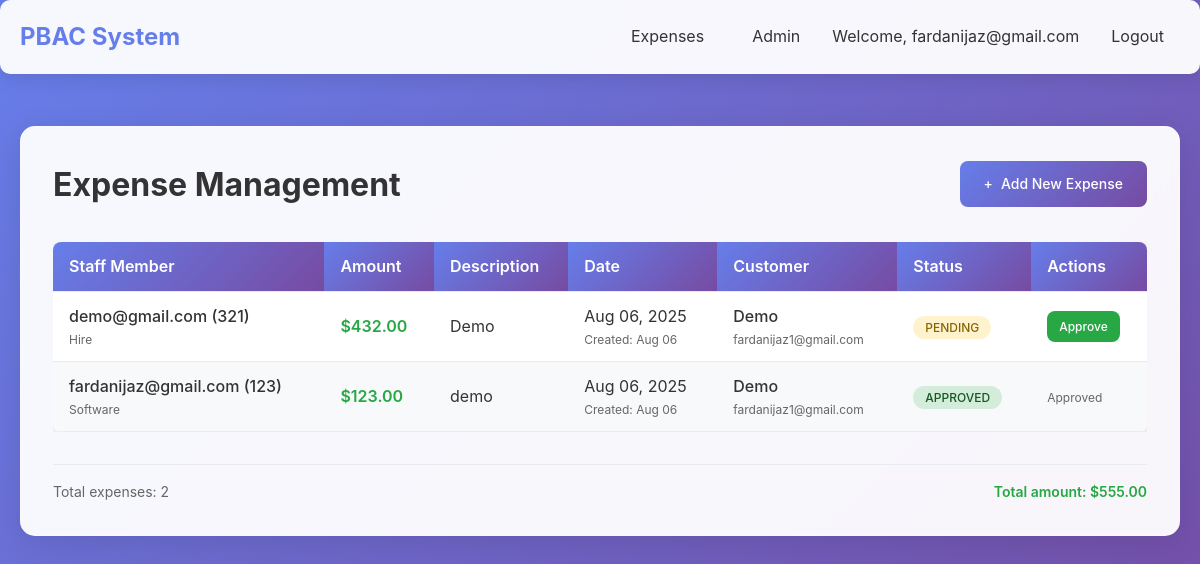
Before: /expenses/ (signed in) with the older database file.
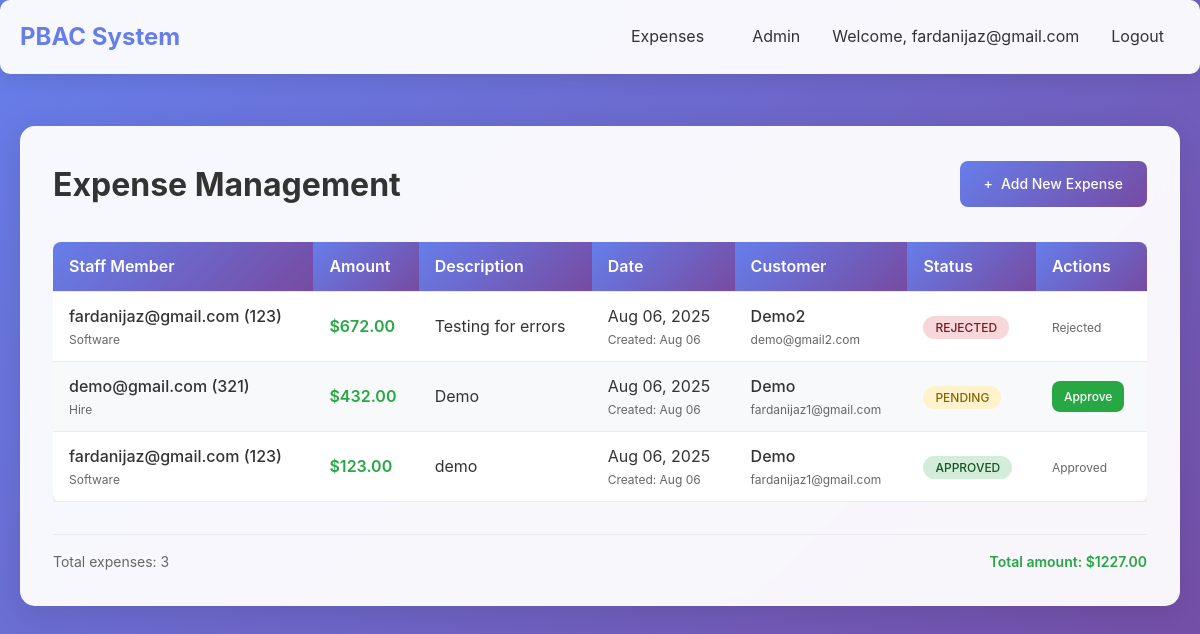
After: the same page with the newer database file.
### accounts/models.py (models this page shows, shortened)
class CustomUser(AbstractBaseUser, PermissionsMixin):
    email = models.EmailField(unique=True)
    first_name = models.CharField(max_length=30, blank=True)
    last_name = models.CharField(max_length=30, blank=True)
    is_staff = models.BooleanField(default=False)
    is_active = models.BooleanField(default=True)
    date_joined = models.DateTimeField(default=timezone.now)
    objects = CustomUserManager()
    USERNAME_FIELD = 'email'
    REQUIRED_FIELDS = []

class Expenses(models.Model):
    STATUS_CHOICES = [
        ('pending', 'Pending'),
        ('approved', 'Approved'),
        ('rejected', 'Rejected'),
        ('reimbursed', 'Reimbursed'),
    ]
    staff = models.ForeignKey(
        'Staff',
        on_delete=models.CASCADE,
        related_name='expenses'
    )
    customer = models.ForeignKey(
        'Customer',
        on_delete=models.SET_NULL,
        related_name='customer_expenses',
        blank=True,
        null=True
    )
    amount = models.DecimalField(max_digits=10, decimal_places=2)
    description = models.TextField()
    date_incurred = models.DateField(db_index=True)
    status = models.CharField(
        max_length=10,
        choices=STATUS_CHOICES,
        default='pending',
        db_index=True
    )
    created_at = models.DateTimeField(auto_now_add=True)
    updated_at = models.DateTimeField(auto_now=True)
    class Meta:
        verbose_name = 'Expense'
        verbose_name_plural = 'Expenses'
        ordering = ['-date_incurred', '-created_at']
        indexes = [
            models.Index(fields=['status', 'date_incurred']),
            models.Index(fields=['staff', 'status']),
        ]
        permissions = [
            ("can_approve_expense", "Can approve expense"),
        ]

class Staff(models.Model):
    user = models.OneToOneField(
        'CustomUser',
        on_delete=models.CASCADE,
        related_name='staff_profile'
    )
    employee_id = models.CharField(max_length=20, unique=True)
    phone_number = models.CharField(max_length=15, blank=True, null=True)
    hire_date = models.DateField()
    position = models.CharField(max_length=100)
    def __str__(self):
        if self.user.first_name and self.user.last_name:
            return f"{self.user.first_name} {self.user.last_name}"
        elif self.user.first_name:
            return self.user.first_name
        elif self.user.last_name:
            return self.user.last_name
        else:
            return f"{self.user.email} ({self.employee_id})"

class Customer(models.Model):
    name = models.CharField(max_length=100)
    email = models.EmailField(unique=True)
    phone_number = models.CharField(max_length=15, blank=True, null=True)
    address = models.TextField(blank=True, null=True)
    created_date = models.DateTimeField(auto_now_add=True)

### accounts/views.py (the view)
# urls.py: path('expenses/', accounts_views.expense_list, name='expense_list'),
@login_required
def expense_list(request):
    expenses = Expenses.objects.select_related('staff__user', 'customer').all()
    total_amount = sum(expense.amount for expense in expenses)
    return render(request, 'expense_list.html', {
        'expenses': expenses,
        'total_amount': total_amount
    })

### templates/expense_list.html (shortened to what this page needs)
{% extends 'base.html' %}
{% block content %}
<div class="card">
    <div style="display: flex; justify-content: space-between; align-items: center; margin-bottom: 2rem;">
        <h1 style="color: #333; margin: 0;">Expense Management</h1>
        <div>
            <a href="/admin/accounts/expenses/add/" class="btn btn-primary">
                <span style="margin-right: 0.5rem;">+</span>Add New Expense
            </a>
        </div>
    </div>
    {% if expenses %}
    <div class="table-responsive">
        <table class="table">
            <thead>
                <tr>
                    <th>Staff Member</th>
                    <th>Amount</th>
                    <th>Description</th>
                    <th>Date</th>
                    <th>Customer</th>
                    <th>Status</th>
                    <th>Actions</th>
                </tr>
            </thead>
            <tbody>
                {% for expense in expenses %}
                <tr>
                    <td>
                        <div style="font-weight: 500;">{{ expense.staff }}</div>
                        <div style="font-size: 12px; color: #666;">{{ expense.staff.position }}</div>
                    </td>
                    <td>
                        <span style="font-weight: 600; color: #28a745;">${{ expense.amount }}</span>
                    </td>
                    <td>
                        <div style="max-width: 200px;">
                            {{ expense.description|truncatechars:60 }}
                        </div>
                    </td>
                    <td>
                        <div>{{ expense.date_incurred|date:"M d, Y" }}</div>
                        {% if expense.created_at %}
                        <div style="font-size: 12px; color: #666;">
                            Created: {{ expense.created_at|date:"M d" }}
                        </div>
                        {% endif %}
                    </td>
                    <td>
                        {% if expense.customer %}
                        <div style="font-weight: 500;">{{ expense.customer.name }}</div>
                        <div style="font-size: 12px; color: #666;">{{ expense.customer.email }}</div>
                        {% else %}
                        <span style="color: #999; font-style: italic;">No customer</span>
                        {% endif %}
                    </td>
                    <td>
                        <span class="status-badge status-{{ expense.status }}">
                            {{ expense.get_status_display }}
                        </span>
                    </td>
                    <td>
                        {% if expense.status == 'pending' and perms.accounts.can_approve_expense %}
                        <a href="{% url 'approve_expense' expense.id %}" class="btn btn-success"
                            style="font-size: 12px; padding: 6px 12px;">
                            Approve
                        </a>
                        {% elif expense.status == 'pending' %}
                        <span style="color: #ffc107; font-size: 12px;">Pending Approval</span>
                        {% else %}
                        <span style="color: #666; font-size: 12px;">{{ expense.get_status_display }}</span>
                        {% endif %}
                    </td>
                </tr>
                {% endfor %}
            </tbody>
        </table>
    </div>
    <div style="margin-top: 2rem; padding-top: 1rem; border-top: 1px solid #e9ecef;">
        <div style="display: flex; justify-content: space-between; align-items: center; color: #666; font-size: 14px;">
            <span>Total expenses: {{ expenses|length }}</span>
            <span style="font-weight: 600; color: #28a745;">
                Total amount: ${{ total_amount|floatformat:2 }}
            </span>
        </div>
    </div>
    {% endif %}
</div>
{% endblock %}

### templates/base.html (shortened to what this page needs)
<!DOCTYPE html>
<html lang="en">
<head>
</head>
<body>
    {% if user.is_authenticated %}
    <div class="navbar">
        <div class="navbar-content">
            <div class="logo">PBAC System</div>
            <div class="nav-links">
                <a href="{% url 'expense_list' %}">Expenses</a>
                <a href="/admin/">Admin</a>
                <span>Welcome, {{ user.email }}</span>
                <a href="{% url 'logout' %}">Logout</a>
            </div>
        </div>
    </div>
    {% endif %}
    <div class="container">
        {% block content %}{% endblock %}
    </div>
</body>
</html>

### templates/base.html (style rules this page uses)
* { margin: 0; padding: 0; box-sizing: border-box; }
body { font-family: -apple-system, BlinkMacSystemFont, 'Segoe UI', Roboto, Oxygen, Ubuntu, Cantarell, sans-serif; line-height: 1.6; color: #333; background: linear-gradient(135deg, #667eea 0%, #764ba2 100%); min-height: 100vh; }
.container { max-width: 1200px; margin: 0 auto; padding: 20px; }
.navbar { background: rgba(255, 255, 255, 0.95); backdrop-filter: blur(10px); padding: 1rem 0; margin-bottom: 2rem; border-radius: 10px; box-shadow: 0 4px 20px rgba(0, 0, 0, 0.1); }
.navbar-content { display: flex; justify-content: space-between; align-items: center; max-width: 1200px; margin: 0 auto; padding: 0 20px; }
.logo { font-size: 1.5rem; font-weight: bold; color: #667eea; }
.nav-links { display: flex; gap: 1rem; align-items: center; }
.nav-links a { color: #333; text-decoration: none; padding: 0.5rem 1rem; border-radius: 5px; transition: all 0.3s ease; }
.card { background: rgba(255, 255, 255, 0.95); backdrop-filter: blur(10px); border-radius: 15px; padding: 2rem; box-shadow: 0 8px 32px rgba(0, 0, 0, 0.1); border: 1px solid rgba(255, 255, 255, 0.2); }
.btn { display: inline-block; padding: 12px 24px; border: none; border-radius: 8px; text-decoration: none; font-weight: 500; cursor: pointer; transition: all 0.3s ease; font-size: 14px; }
.btn-primary { background: linear-gradient(135deg, #667eea 0%, #764ba2 100%); color: white; }
.btn-success { background: #28a745; color: white; }
.table-responsive { overflow-x: auto; margin-top: 1rem; }
.table { width: 100%; border-collapse: collapse; background: white; border-radius: 8px; overflow: hidden; box-shadow: 0 4px 15px rgba(0, 0, 0, 0.1); }
.table th, .table td { padding: 12px 16px; text-align: left; border-bottom: 1px solid #e9ecef; }
.table th { background: linear-gradient(135deg, #667eea 0%, #764ba2 100%); color: white; font-weight: 600; }
.status-badge { padding: 4px 12px; border-radius: 20px; font-size: 12px; font-weight: 500; text-transform: uppercase; }
.status-pending { background: #fff3cd; color: #856404; }
.status-approved { background: #d4edda; color: #155724; }
.status-rejected { background: #f8d7da; color: #721c24; }

### templates/expense_list.html (style rules this page uses)
.table tbody tr:nth-child(even) { background-color: #f8f9fa; }

Changed rows visible on the page:
added Expenses: staff "fardanijaz@gmail.com (123)", staff.position "Software", amount "672.00", description "Testing for errors", date_incurred "Aug 06, 2025", created_at "Aug 06", customer.name "Demo2", customer.email "demo@gmail2.com", status "REJECTED", status "Rejected"
Other visible differences:
{{ expenses|length }}: "2" → "3"
{{ total_amount|floatformat:2 }}: "555.00" → "1227.00"
